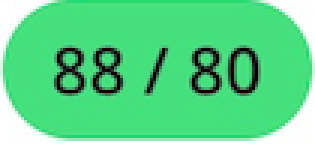
#> input picture opencv/images/green.png, 105 x 48 px, found by its file name (shown 3 times larger)
$ python grayscale_histogram.py
#> lines starting #> are read from the running program, lines starting #| are printed output that depends on the picture
from matplotlib import  pyplot as plt
import cv2

image = cv2.imread("./images/green.png")
#> image is the input picture: shape (48, 105, 3); mean B, G, R 135.3, 212.7, 90.7
image = cv2.cvtColor(image, cv2.COLOR_BGR2GRAY)
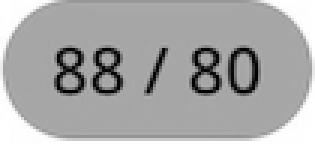
#> image: shape (48, 105) (shown 3 times larger); min 0, max 255, mean 167.3
cv2.imshow("Original", image)

hist = cv2.calcHist([image], [0], None, [256], [0, 256])
#> hist = 256 values, max 2152 at index 166, min 0 at index 15, mean 19.69

plt.figure()
plt.title("Grayscale Histogram")
plt.xlabel("Bins")
plt.ylabel("# of Pixels")
plt.plot(hist)
plt.xlim([0, 256])
plt.show()
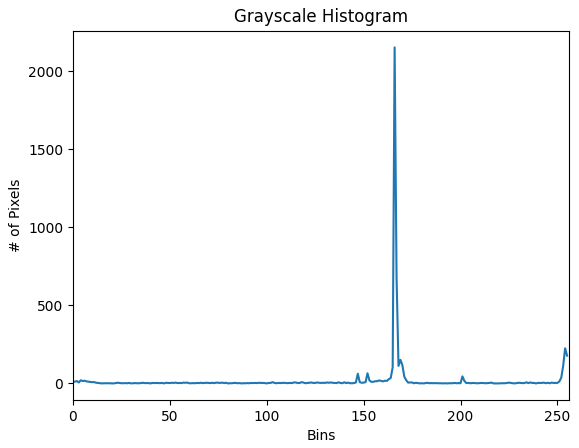
#> figure drawn by matplotlib, 1 panel; curve peaks at x = 166, y = 2152
cv2.waitKey(0)

$ run again, with opencv/images/dark_yellow1.png copied over opencv/images/green.png
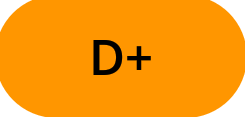
#> input picture opencv/images/dark_yellow1.png, 245 x 117 px, found by its file name
#> image is the input picture: shape (117, 245, 3); mean B, G, R 18.5, 153.9, 248.6
#> `image = cv2.cvtColor(image, cv2.COLOR_BGR2GRAY)`:
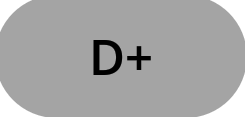
#> image: shape (117, 245); min 0, max 255, mean 166.5
#> hist = 256 values, max 25630 at index 164, min 0 at index 10, mean 112
#> `plt.show()`:
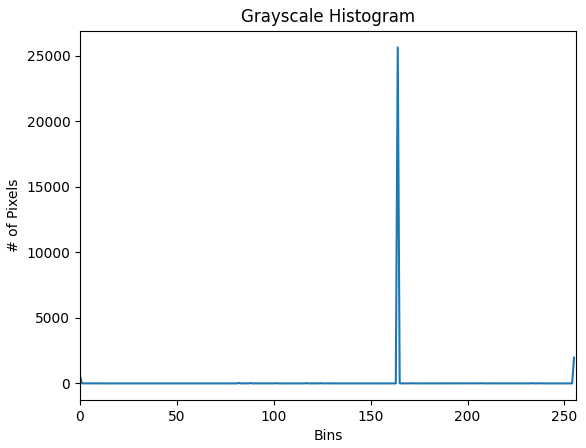
#> figure drawn by matplotlib, 1 panel; curve peaks at x = 164, y = 25630
